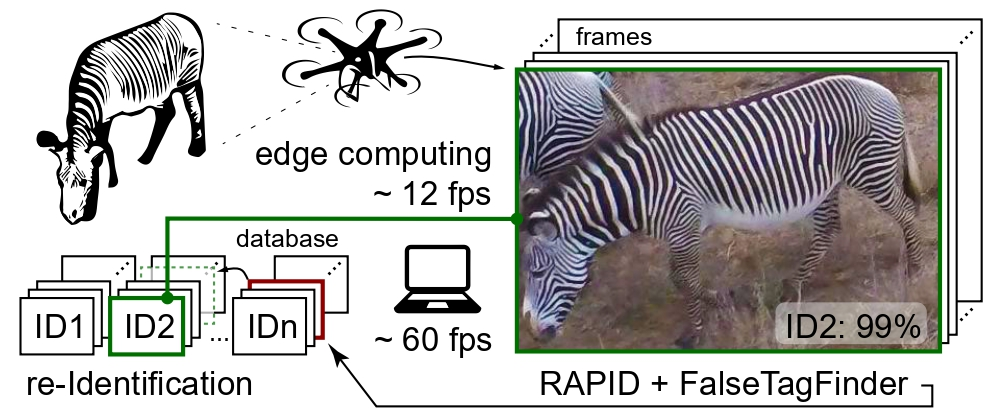
#> input picture data/overview.jpg, 990 x 416 px
$ python -i img_processing.py   (imports and definitions only)
#> lines starting #> are read from the running program, lines starting #| are printed output that depends on the picture
"""
image_processing.py

Functions for general image processing, including loading, resizing, converting to
grayscale, and normalizing images.
"""

import cv2
import numpy as np


def load_img(img_path: str, show: bool = False) -> np.ndarray:
    """
    Loads an image from the specified file path.

    Args:
    - img_path (str): Path to the image file.
    - show (bool): If True, the image will be displayed in a window.

    Returns:
    - img (numpy.ndarray): Loaded image.
    """
#> called with img_path = '../../../data/overview.jpg', show = False
    img = cv2.imread(img_path)
#> img is the input picture: shape (416, 990, 3); mean B, G, R 186.4, 187.5, 188.7
    if img is None:
        raise FileNotFoundError(f"Image file not found at {img_path}")
    if show:
        cv2.imshow("Loaded Image", img)
        cv2.waitKey(0)
        cv2.destroyAllWindows()
    return img


def grayscale(cv2_img: np.ndarray, show: bool = False) -> np.ndarray:
    """
    Converts a color image to grayscale using efficient in-place conversion.

    Args:
    - cv2_img (np.ndarray): Input image in BGR format.
    - show (bool): If True, the grayscale image will be displayed.

    Returns:
    - np.ndarray: Grayscale image.
    """
    gray = cv2.cvtColor(cv2_img, cv2.COLOR_BGR2GRAY)
    if show:
        cv2.imshow("Grayscale Image", gray)
        cv2.waitKey(0)
        cv2.destroyAllWindows()
    return gray


def resize_fix_ar(
    cv2_img: np.ndarray, desired_width: int, show: bool = False
) -> np.ndarray:
    """
    Resizes an image while maintaining the aspect ratio, with dynamic interpolation
    method selection based on scaling direction.

    Args:
    - cv2_img (np.ndarray): Input image to be resized.
    - desired_width (int): Desired width of the output image.
    - show (bool): If True, the resized image will be displayed.

    Returns:
    - np.ndarray: Resized image.
    """
#> called with desired_width = 224, show = False
    (h, w) = cv2_img.shape[:2]
#> h = 416; w = 990
    aspect_ratio = h / w
#> aspect_ratio = 0.42
    new_height = int(desired_width * aspect_ratio)
#> new_height = 94

    # Check if downscaling or upscaling
    if desired_width < w:
        # Downscaling: Use INTER_AREA (best for shrinking)
        interpolation_method = cv2.INTER_AREA
    else:
        # Upscaling: Use INTER_CUBIC (best for enlarging)
        interpolation_method = cv2.INTER_CUBIC

    resized = cv2.resize(
        cv2_img, (desired_width, new_height), interpolation=interpolation_method
    )
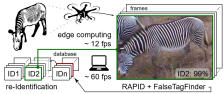
#> resized: shape (94, 224, 3); mean B, G, R 186.4, 187.5, 188.6
#> in grayscale, `gray = cv2.cvtColor(cv2_img, cv2.COLOR_BGR2GRAY)`:
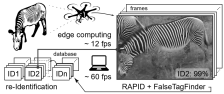
#> gray: shape (94, 224); min 0, max 255, mean 187.7

    if show:
        cv2.imshow("Resized Image", resized)
        cv2.waitKey(0)
        cv2.destroyAllWindows()

    return resized


def normalize(cv2_img: np.ndarray, show: bool = False) -> np.ndarray:
    """
    Normalizes an image in-place to the given range [0, 255].

    Args:
    - cv2_img (np.ndarray): Input image to be normalized.
    - show (bool): If True, the normalized image will be displayed.

    Returns:
    - np.ndarray: Normalized image.
    """
    cv2.normalize(cv2_img, cv2_img, alpha=0, beta=255, norm_type=cv2.NORM_MINMAX)
    if show:
        cv2.imshow("Normalized Image", cv2_img)
        cv2.waitKey(0)
        cv2.destroyAllWindows()
    return cv2_img


def preproc(bobox_path: str) -> np.ndarray:
    """
    Processes an image by loading, resizing, converting to grayscale, and normalizing
    in the most efficient way possible.

    Args:
    - bobox_path (str): Path to the image file to be processed.

    Returns:
    - np.ndarray: Processed image.
    """
    raw_bobox = load_img(bobox_path, show=False)
    bobox = resize_fix_ar(raw_bobox, 224, show=False)
    bobox = grayscale(bobox, show=False)
    bobox = normalize(bobox, show=False)
    return bobox

>>> result = preproc('../../../data/overview.jpg')
